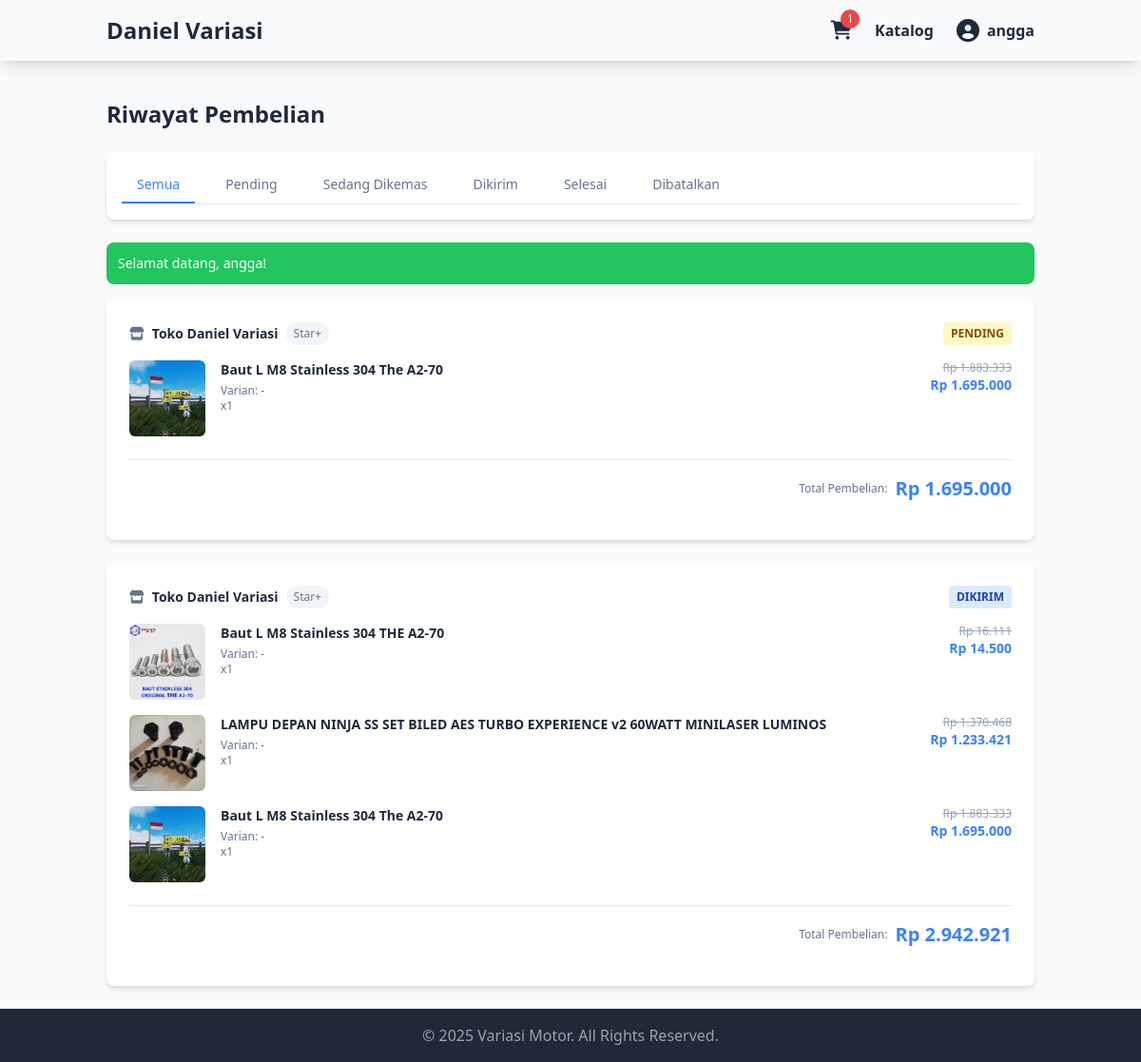
/riwayat_pesanan (signed in), run on the app's committed database.
### tables this page shows
CREATE TABLE `pesanan` (
  `id` int(11) UNSIGNED NOT NULL,
  `user_id` int(11) UNSIGNED NOT NULL,
  `nama_penerima` varchar(255) NOT NULL,
  `alamat_pengiriman` text NOT NULL,
  `telepon_penerima` varchar(20) NOT NULL,
  `bukti_pembayaran` varchar(255) DEFAULT NULL,
  `tanggal_pesanan` timestamp NOT NULL DEFAULT current_timestamp(),
  `total_harga` decimal(10,2) NOT NULL,
  `status_pesanan` varchar(50) NOT NULL DEFAULT 'Pending'
);

CREATE TABLE `detail_pesanan` (
  `id` int(11) UNSIGNED NOT NULL,
  `pesanan_id` int(11) UNSIGNED NOT NULL,
  `produk_id` int(11) UNSIGNED NOT NULL,
  `jumlah` int(11) NOT NULL,
  `harga_satuan` decimal(10,2) NOT NULL
);

CREATE TABLE `produk` (
  `id` int(11) UNSIGNED NOT NULL,
  `nama` varchar(255) NOT NULL,
  `deskripsi` text DEFAULT NULL,
  `harga` decimal(10,2) NOT NULL,
  `stok` int(11) NOT NULL DEFAULT 0,
  `kategori_id` int(11) UNSIGNED DEFAULT NULL,
  `gambar` varchar(255) NOT NULL,
  `created_at` timestamp NOT NULL DEFAULT current_timestamp(),
  `updated_at` timestamp NOT NULL DEFAULT current_timestamp() ON UPDATE current_timestamp()
);

### controllers/PesananController.php (called while the page is built, shortened)
<?php
require_once __DIR__ . '/../models/Pesanan.php';
class PesananController {
    private $pesanan;
    public function __construct($db) {
        $this->db = $db;
        $this->pesanan = new Pesanan($this->db);
    }
    public function getRiwayatPesanan($status_filter = 'Semua') {
        if (isset($_SESSION['user_id'])) {
            $this->pesanan->user_id = $_SESSION['user_id'];
            $stmt = $this->pesanan->readAll($status_filter);
            $riwayat_pesanan = [];
            while ($row = $stmt->fetch(PDO::FETCH_ASSOC)) {
                $riwayat_pesanan[] = $row;
            }
            return $riwayat_pesanan;
        }
        return [];
    }
    public function getPesananDetail($pesanan_id) {
        $pesanan_data = $this->pesanan->readOne($pesanan_id);
        if ($pesanan_data) {
            $detail_data = $this->pesanan->getDetailByPesananId($pesanan_id);
            $pesanan_data['detail'] = $detail_data;
            return $pesanan_data;
        }
        return null;
    }
}

### models/Pesanan.php (called while the page is built, shortened)
<?php
class Pesanan {
    private $conn;
    private $table_name = "pesanan";
    private $detail_table_name = "detail_pesanan";
    public $user_id;
    public function __construct($db) {
        $this->conn = $db;
    }
    public function readAll($status_filter = 'Semua') {
        $query = "SELECT id, tanggal_pesanan, total_harga, status_pesanan FROM " . $this->table_name . " WHERE user_id = :user_id";
        $query .= " ORDER BY tanggal_pesanan DESC";
        $stmt = $this->conn->prepare($query);
        $stmt->bindParam(":user_id", $this->user_id);
        $stmt->execute();
        return $stmt;
    }
    public function readOne($id) {
        $query = "SELECT id, user_id, nama_penerima, alamat_pengiriman, telepon_penerima, bukti_pembayaran, tanggal_pesanan, total_harga, status_pesanan FROM " . $this->table_name . " WHERE id = :id LIMIT 0,1";
        $stmt = $this->conn->prepare($query);
        $stmt->bindParam(":id", $id);
        $stmt->execute();
        return $stmt->fetch(PDO::FETCH_ASSOC);
    }
    public function getDetailByPesananId($pesanan_id) {
        $query = "SELECT d.produk_id, d.jumlah, d.harga_satuan, p.nama as nama_produk, p.gambar as gambar
                  FROM " . $this->detail_table_name . " d
                  JOIN produk p ON d.produk_id = p.id
                  WHERE d.pesanan_id = :pesanan_id";
        $stmt = $this->conn->prepare($query);
        $stmt->bindParam(":pesanan_id", $pesanan_id);
        $stmt->execute();
        $details = [];
        while ($row = $stmt->fetch(PDO::FETCH_ASSOC)) {
            $details[] = $row;
        }
        return $details;
    }
}

### views/user/riwayat_pesanan.php (the view, shortened to what this page needs)
<?php
require_once __DIR__ . '/../../controllers/PesananController.php';
require_once __DIR__ . '/../templates/header.php';
$pesananController = new PesananController($conn);
$status_filter = $_GET['status'] ?? 'Semua';
$riwayat_pesanan_ids = $pesananController->getRiwayatPesanan($status_filter);
require_once __DIR__ . '/../templates/navbar.php';
?>
<div class="container mx-auto p-6">
    <div class="flex flex-col md:flex-row items-center justify-between mb-6">
        <h1 class="text-2xl font-bold text-slate-800">Riwayat Pembelian</h1>
    </div>
    <div class="bg-white p-2 md:p-4 rounded-lg shadow-md mb-6">
        <div class="flex md:space-x-4 overflow-x-auto text-sm font-medium text-slate-500 border-b border-slate-200 hide-scrollbar">
            <a href="/variasi-motor/riwayat_pesanan" class="flex-shrink-0 px-3 md:px-4 py-2 hover:text-blue-500 transition-colors duration-200 <?php echo ($status_filter == 'Semua') ? 'text-blue-500 border-b-2 border-blue-500' : ''; ?>">Semua</a>
            <a href="/variasi-motor/riwayat_pesanan?status=Pending" class="flex-shrink-0 px-3 md:px-4 py-2 hover:text-blue-500 transition-colors duration-200 <?php echo ($status_filter == 'Pending') ? 'text-blue-500 border-b-2 border-blue-500' : ''; ?>">Pending</a>
            <a href="/variasi-motor/riwayat_pesanan?status=Dikemas" class="flex-shrink-0 px-3 md:px-4 py-2 hover:text-blue-500 transition-colors duration-200 <?php echo ($status_filter == 'Dikemas') ? 'text-blue-500 border-b-2 border-blue-500' : ''; ?>">Sedang Dikemas</a>
            <a href="/variasi-motor/riwayat_pesanan?status=Dikirim" class="flex-shrink-0 px-3 md:px-4 py-2 hover:text-blue-500 transition-colors duration-200 <?php echo ($status_filter == 'Dikirim') ? 'text-blue-500 border-b-2 border-blue-500' : ''; ?>">Dikirim</a>
            <a href="/variasi-motor/riwayat_pesanan?status=Selesai" class="flex-shrink-0 px-3 md:px-4 py-2 hover:text-blue-500 transition-colors duration-200 <?php echo ($status_filter == 'Selesai') ? 'text-blue-500 border-b-2 border-blue-500' : ''; ?>">Selesai</a>
            <a href="/variasi-motor/riwayat_pesanan?status=Dibatalkan" class="flex-shrink-0 px-3 md:px-4 py-2 hover:text-blue-500 transition-colors duration-200 <?php echo ($status_filter == 'Dibatalkan') ? 'text-blue-500 border-b-2 border-blue-500' : ''; ?>">Dibatalkan</a>
        </div>
    </div>
    <?php
    if (isset($_SESSION['success_message'])) {
        echo '<div class="bg-green-500 text-white p-3 rounded-lg text-sm mb-4">' . $_SESSION['success_message'] . '</div>';
    }
    ?>
    <?php if (empty($riwayat_pesanan_ids)): ?>
        <div class="text-center p-10 bg-white rounded-lg shadow-md max-w-lg mx-auto">
            <p class="text-xl text-slate-500">Anda belum memiliki riwayat pesanan.</p>
            <a href="/variasi-motor/katalog" class="bg-blue-600 text-white font-bold py-3 px-6 rounded-full mt-6 inline-block transition duration-300">
                Mulai Belanja
            </a>
        </div>
    <?php else: ?>
        <div class="space-y-6">
            <?php foreach ($riwayat_pesanan_ids as $pesanan_summary):
                $pesanan = $pesananController->getPesananDetail($pesanan_summary['id']);
            ?>
                <div class="bg-white p-6 rounded-lg shadow-md">
                    <div class="flex justify-between items-center mb-4">
                        <div class="flex items-center space-x-2 text-sm font-semibold">
                            <i class="fas fa-store text-slate-500"></i>
                            <span class="text-slate-800">Toko Daniel Variasi</span>
                            <span class="bg-slate-100 text-slate-500 text-xs px-2 py-1 rounded-full font-normal">Star+</span>
                        </div>
                        <div class="flex items-center space-x-2">
                            <span class="px-2 py-1 text-xs font-semibold rounded
                                <?php
                                    if ($pesanan['status_pesanan'] == 'Selesai') echo 'bg-green-100 text-green-800';
                                    else if ($pesanan['status_pesanan'] == 'Pending') echo 'bg-yellow-100 text-yellow-800';
                                    else if ($pesanan['status_pesanan'] == 'Dikemas') echo 'bg-purple-100 text-purple-800';
                                    else if ($pesanan['status_pesanan'] == 'Dikirim') echo 'bg-blue-100 text-blue-800';
                                    else if ($pesanan['status_pesanan'] == 'Dibatalkan') echo 'bg-red-100 text-red-800';
                                ?>">
                                <?php echo htmlspecialchars(strtoupper($pesanan['status_pesanan'])); ?>
                            </span>
                        </div>
                    </div>
                    <div class="space-y-4">
                        <?php foreach ($pesanan['detail'] as $detail): ?>
                            <div class="flex space-x-4">
                                <img src="/variasi-motor/assets/uploads/<?php echo htmlspecialchars($detail['gambar']); ?>" alt="<?php echo htmlspecialchars($detail['nama_produk']); ?>" class="w-20 h-20 object-cover rounded-md">
                                <div class="flex-1">
                                    <h3 class="text-sm font-semibold text-slate-800"><?php echo htmlspecialchars($detail['nama_produk']); ?></h3>
                                    <p class="text-xs text-slate-500 mt-1">Varian: -</p>
                                    <p class="text-xs text-slate-500">x<?php echo htmlspecialchars($detail['jumlah']); ?></p>
                                </div>
                                <div class="text-right">
                                    <?php
                                        $harga_satuan = $detail['harga_satuan'];
                                        $diskon = 0.1;
                                        $harga_lama = $harga_satuan / (1 - $diskon);
                                    ?>
                                    <p class="text-xs text-slate-400 line-through">Rp <?php echo number_format($harga_lama, 0, ',', '.'); ?></p>
                                    <p class="text-sm text-blue-500 font-bold">Rp <?php echo number_format($harga_satuan * $detail['jumlah'], 0, ',', '.'); ?></p>
                                </div>
                            </div>
                        <?php endforeach; ?>
                    </div>
                    <div class="mt-6 flex justify-end items-center space-x-2 border-t border-slate-200 pt-4">
                        <span class="text-xs text-slate-500">Total Pembelian:</span>
                        <p class="text-xl text-blue-500 font-bold">Rp <?php echo number_format($pesanan['total_harga'], 0, ',', '.'); ?></p>
                    </div>
                </div>
            <?php endforeach; ?>
        </div>
    <?php endif; ?>
</div>
<?php
require_once __DIR__ . '/../templates/footer.php';
?>

### views/user/riwayat_pesanan.php (style rules this page uses)
body { background-color: #f1f5f9; color: #1e293b; }
.hide-scrollbar { -ms-overflow-style: none; scrollbar-width: none; }

### data on the page
pesanan: status_pesanan "PENDING", total_harga "1.695.000"
detail_pesanan: produk.gambar (picture), produk.nama "Baut L M8 Stainless 304 The A2-70", jumlah "1", harga_satuan "1.883.333", $harga_satuan * $detail['jumlah'] "1.695.000"
pesanan: status_pesanan "DIKIRIM", total_harga "2.942.921"
detail_pesanan: produk.gambar (picture), produk.nama "Baut L M8 Stainless 304 THE A2-70", jumlah "1", harga_satuan "16.111", $harga_satuan * $detail['jumlah'] "14.500"
detail_pesanan: produk.gambar (picture), produk.nama "LAMPU DEPAN NINJA SS SET BILED AES TURBO EXPERIENCE v2 60WATT MINILASER LUMINOS", jumlah "1", harga_satuan "1.370.468", $harga_satuan * $detail['jumlah'] "1.233.421"

### other printed values
$cart_item_count "1"
$_SESSION['username'] "angga"
$_SESSION['success_message'] "Selamat datang, angga!"
